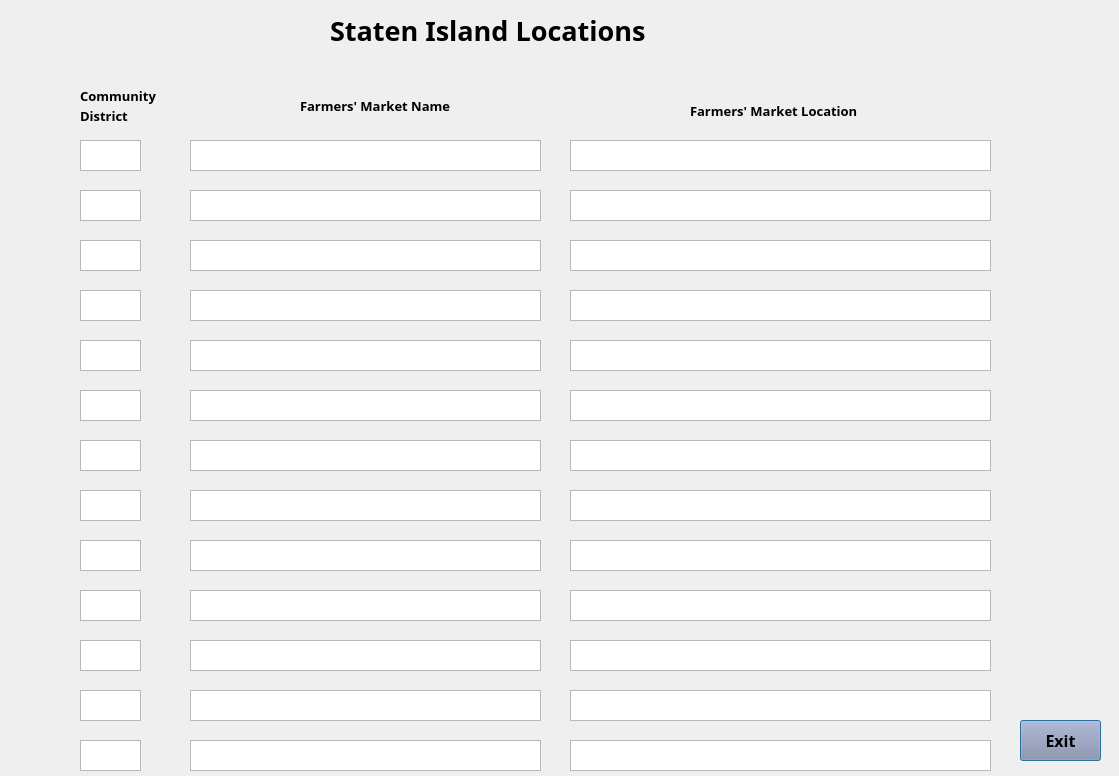
<?xml version="1.0" encoding="UTF-8"?>
<ui version="4.0">
 <class>StatenIsland</class>
 <widget class="QDialog" name="StatenIsland">
  <property name="geometry">
   <rect>
    <x>0</x>
    <y>0</y>
    <width>1119</width>
    <height>776</height>
   </rect>
  </property>
  <property name="windowTitle">
   <string>Dialog</string>
  </property>
  <widget class="QTextBrowser" name="DisText8">
   <property name="geometry">
    <rect>
     <x>80</x>
     <y>490</y>
     <width>61</width>
     <height>31</height>
    </rect>
   </property>
   <property name="styleSheet">
    <string notr="true">font: 10pt &quot;Rockwell&quot;;</string>
   </property>
  </widget>
  <widget class="QTextBrowser" name="LocText11">
   <property name="geometry">
    <rect>
     <x>570</x>
     <y>640</y>
     <width>421</width>
     <height>31</height>
    </rect>
   </property>
   <property name="styleSheet">
    <string notr="true">font: 9pt &quot;Rockwell&quot;;</string>
   </property>
  </widget>
  <widget class="QTextBrowser" name="NameText13">
   <property name="geometry">
    <rect>
     <x>190</x>
     <y>740</y>
     <width>351</width>
     <height>31</height>
    </rect>
   </property>
   <property name="styleSheet">
    <string notr="true">font: 9pt &quot;Rockwell&quot;;</string>
   </property>
  </widget>
  <widget class="QLabel" name="label">
   <property name="geometry">
    <rect>
     <x>330</x>
     <y>0</y>
     <width>391</width>
     <height>61</height>
    </rect>
   </property>
   <property name="font">
    <font>
     <family>Rockwell</family>
     <pointsize>20</pointsize>
     <weight>75</weight>
     <bold>true</bold>
    </font>
   </property>
   <property name="text">
    <string>Staten Island Locations</string>
   </property>
  </widget>
  <widget class="QTextBrowser" name="NameText6">
   <property name="geometry">
    <rect>
     <x>190</x>
     <y>390</y>
     <width>351</width>
     <height>31</height>
    </rect>
   </property>
   <property name="styleSheet">
    <string notr="true">font: 9pt &quot;Rockwell&quot;;</string>
   </property>
  </widget>
  <widget class="QTextBrowser" name="NameText8">
   <property name="geometry">
    <rect>
     <x>190</x>
     <y>490</y>
     <width>351</width>
     <height>31</height>
    </rect>
   </property>
   <property name="styleSheet">
    <string notr="true">font: 9pt &quot;Rockwell&quot;;</string>
   </property>
  </widget>
  <widget class="QTextBrowser" name="NameText3">
   <property name="geometry">
    <rect>
     <x>190</x>
     <y>240</y>
     <width>351</width>
     <height>31</height>
    </rect>
   </property>
   <property name="styleSheet">
    <string notr="true">font: 9pt &quot;Rockwell&quot;;</string>
   </property>
  </widget>
  <widget class="QTextBrowser" name="DisText10">
   <property name="geometry">
    <rect>
     <x>80</x>
     <y>590</y>
     <width>61</width>
     <height>31</height>
    </rect>
   </property>
   <property name="styleSheet">
    <string notr="true">font: 10pt &quot;Rockwell&quot;;</string>
   </property>
  </widget>
  <widget class="QTextBrowser" name="NameText7">
   <property name="geometry">
    <rect>
     <x>190</x>
     <y>440</y>
     <width>351</width>
     <height>31</height>
    </rect>
   </property>
   <property name="styleSheet">
    <string notr="true">font: 9pt &quot;Rockwell&quot;;</string>
   </property>
  </widget>
  <widget class="QTextBrowser" name="LocText5">
   <property name="geometry">
    <rect>
     <x>570</x>
     <y>340</y>
     <width>421</width>
     <height>31</height>
    </rect>
   </property>
   <property name="styleSheet">
    <string notr="true">font: 9pt &quot;Rockwell&quot;;</string>
   </property>
  </widget>
  <widget class="QTextBrowser" name="DisText1">
   <property name="geometry">
    <rect>
     <x>80</x>
     <y>140</y>
     <width>61</width>
     <height>31</height>
    </rect>
   </property>
   <property name="styleSheet">
    <string notr="true">font: 10pt &quot;Rockwell&quot;;</string>
   </property>
  </widget>
  <widget class="QTextBrowser" name="DisText4">
   <property name="geometry">
    <rect>
     <x>80</x>
     <y>290</y>
     <width>61</width>
     <height>31</height>
    </rect>
   </property>
   <property name="styleSheet">
    <string notr="true">font: 10pt &quot;Rockwell&quot;;</string>
   </property>
  </widget>
  <widget class="QTextBrowser" name="NameText12">
   <property name="geometry">
    <rect>
     <x>190</x>
     <y>690</y>
     <width>351</width>
     <height>31</height>
    </rect>
   </property>
   <property name="styleSheet">
    <string notr="true">font: 9pt &quot;Rockwell&quot;;</string>
   </property>
  </widget>
  <widget class="QTextBrowser" name="NameText4">
   <property name="geometry">
    <rect>
     <x>190</x>
     <y>290</y>
     <width>351</width>
     <height>31</height>
    </rect>
   </property>
   <property name="styleSheet">
    <string notr="true">font: 9pt &quot;Rockwell&quot;;</string>
   </property>
  </widget>
  <widget class="QTextBrowser" name="DisText7">
   <property name="geometry">
    <rect>
     <x>80</x>
     <y>440</y>
     <width>61</width>
     <height>31</height>
    </rect>
   </property>
   <property name="styleSheet">
    <string notr="true">font: 10pt &quot;Rockwell&quot;;</string>
   </property>
  </widget>
  <widget class="QTextBrowser" name="LocText8">
   <property name="geometry">
    <rect>
     <x>570</x>
     <y>490</y>
     <width>421</width>
     <height>31</height>
    </rect>
   </property>
   <property name="styleSheet">
    <string notr="true">font: 9pt &quot;Rockwell&quot;;</string>
   </property>
  </widget>
  <widget class="QTextBrowser" name="LocText1">
   <property name="geometry">
    <rect>
     <x>570</x>
     <y>140</y>
     <width>421</width>
     <height>31</height>
    </rect>
   </property>
   <property name="styleSheet">
    <string notr="true">font: 9pt &quot;Rockwell&quot;;</string>
   </property>
  </widget>
  <widget class="QTextBrowser" name="LocText10">
   <property name="geometry">
    <rect>
     <x>570</x>
     <y>590</y>
     <width>421</width>
     <height>31</height>
    </rect>
   </property>
   <property name="styleSheet">
    <string notr="true">font: 9pt &quot;Rockwell&quot;;</string>
   </property>
  </widget>
  <widget class="QTextBrowser" name="LocText6">
   <property name="geometry">
    <rect>
     <x>570</x>
     <y>390</y>
     <width>421</width>
     <height>31</height>
    </rect>
   </property>
   <property name="styleSheet">
    <string notr="true">font: 9pt &quot;Rockwell&quot;;</string>
   </property>
  </widget>
  <widget class="QTextBrowser" name="NameText1">
   <property name="geometry">
    <rect>
     <x>190</x>
     <y>140</y>
     <width>351</width>
     <height>31</height>
    </rect>
   </property>
   <property name="styleSheet">
    <string notr="true">font: 9pt &quot;Rockwell&quot;;</string>
   </property>
  </widget>
  <widget class="QTextBrowser" name="DisText9">
   <property name="geometry">
    <rect>
     <x>80</x>
     <y>540</y>
     <width>61</width>
     <height>31</height>
    </rect>
   </property>
   <property name="styleSheet">
    <string notr="true">font: 10pt &quot;Rockwell&quot;;</string>
   </property>
  </widget>
  <widget class="QTextBrowser" name="DisText2">
   <property name="geometry">
    <rect>
     <x>80</x>
     <y>190</y>
     <width>61</width>
     <height>31</height>
    </rect>
   </property>
   <property name="styleSheet">
    <string notr="true">font: 10pt &quot;Rockwell&quot;;</string>
   </property>
  </widget>
  <widget class="QTextBrowser" name="LocText9">
   <property name="geometry">
    <rect>
     <x>570</x>
     <y>540</y>
     <width>421</width>
     <height>31</height>
    </rect>
   </property>
   <property name="styleSheet">
    <string notr="true">font: 9pt &quot;Rockwell&quot;;</string>
   </property>
  </widget>
  <widget class="QTextBrowser" name="LocText7">
   <property name="geometry">
    <rect>
     <x>570</x>
     <y>440</y>
     <width>421</width>
     <height>31</height>
    </rect>
   </property>
   <property name="styleSheet">
    <string notr="true">font: 9pt &quot;Rockwell&quot;;</string>
   </property>
  </widget>
  <widget class="QTextBrowser" name="NameText5">
   <property name="geometry">
    <rect>
     <x>190</x>
     <y>340</y>
     <width>351</width>
     <height>31</height>
    </rect>
   </property>
   <property name="styleSheet">
    <string notr="true">font: 9pt &quot;Rockwell&quot;;</string>
   </property>
  </widget>
  <widget class="QTextBrowser" name="LocText4">
   <property name="geometry">
    <rect>
     <x>570</x>
     <y>290</y>
     <width>421</width>
     <height>31</height>
    </rect>
   </property>
   <property name="styleSheet">
    <string notr="true">font: 9pt &quot;Rockwell&quot;;</string>
   </property>
  </widget>
  <widget class="QTextBrowser" name="DisText12">
   <property name="geometry">
    <rect>
     <x>80</x>
     <y>690</y>
     <width>61</width>
     <height>31</height>
    </rect>
   </property>
   <property name="styleSheet">
    <string notr="true">font: 10pt &quot;Rockwell&quot;;</string>
   </property>
  </widget>
  <widget class="QTextBrowser" name="LocText3">
   <property name="geometry">
    <rect>
     <x>570</x>
     <y>240</y>
     <width>421</width>
     <height>31</height>
    </rect>
   </property>
   <property name="styleSheet">
    <string notr="true">font: 9pt &quot;Rockwell&quot;;</string>
   </property>
  </widget>
  <widget class="QTextBrowser" name="DisText11">
   <property name="geometry">
    <rect>
     <x>80</x>
     <y>640</y>
     <width>61</width>
     <height>31</height>
    </rect>
   </property>
   <property name="styleSheet">
    <string notr="true">font: 10pt &quot;Rockwell&quot;;</string>
   </property>
  </widget>
  <widget class="QTextBrowser" name="DisText13">
   <property name="geometry">
    <rect>
     <x>80</x>
     <y>740</y>
     <width>61</width>
     <height>31</height>
    </rect>
   </property>
   <property name="styleSheet">
    <string notr="true">font: 10pt &quot;Rockwell&quot;;</string>
   </property>
  </widget>
  <widget class="QTextBrowser" name="NameText10">
   <property name="geometry">
    <rect>
     <x>190</x>
     <y>590</y>
     <width>351</width>
     <height>31</height>
    </rect>
   </property>
   <property name="styleSheet">
    <string notr="true">font: 9pt &quot;Rockwell&quot;;</string>
   </property>
  </widget>
  <widget class="QTextBrowser" name="NameText9">
   <property name="geometry">
    <rect>
     <x>190</x>
     <y>540</y>
     <width>351</width>
     <height>31</height>
    </rect>
   </property>
   <property name="styleSheet">
    <string notr="true">font: 9pt &quot;Rockwell&quot;;</string>
   </property>
  </widget>
  <widget class="QTextBrowser" name="NameText11">
   <property name="geometry">
    <rect>
     <x>190</x>
     <y>640</y>
     <width>351</width>
     <height>31</height>
    </rect>
   </property>
   <property name="styleSheet">
    <string notr="true">font: 9pt &quot;Rockwell&quot;;</string>
   </property>
  </widget>
  <widget class="QTextBrowser" name="LocText2">
   <property name="geometry">
    <rect>
     <x>570</x>
     <y>190</y>
     <width>421</width>
     <height>31</height>
    </rect>
   </property>
   <property name="styleSheet">
    <string notr="true">font: 9pt &quot;Rockwell&quot;;</string>
   </property>
  </widget>
  <widget class="QTextBrowser" name="DisText6">
   <property name="geometry">
    <rect>
     <x>80</x>
     <y>390</y>
     <width>61</width>
     <height>31</height>
    </rect>
   </property>
   <property name="styleSheet">
    <string notr="true">font: 10pt &quot;Rockwell&quot;;</string>
   </property>
  </widget>
  <widget class="QTextBrowser" name="DisText5">
   <property name="geometry">
    <rect>
     <x>80</x>
     <y>340</y>
     <width>61</width>
     <height>31</height>
    </rect>
   </property>
   <property name="styleSheet">
    <string notr="true">font: 10pt &quot;Rockwell&quot;;</string>
   </property>
  </widget>
  <widget class="QTextBrowser" name="LocText13">
   <property name="geometry">
    <rect>
     <x>570</x>
     <y>740</y>
     <width>421</width>
     <height>31</height>
    </rect>
   </property>
   <property name="styleSheet">
    <string notr="true">font: 9pt &quot;Rockwell&quot;;</string>
   </property>
  </widget>
  <widget class="QTextBrowser" name="DisText3">
   <property name="geometry">
    <rect>
     <x>80</x>
     <y>240</y>
     <width>61</width>
     <height>31</height>
    </rect>
   </property>
   <property name="styleSheet">
    <string notr="true">font: 10pt &quot;Rockwell&quot;;</string>
   </property>
  </widget>
  <widget class="QTextBrowser" name="LocText12">
   <property name="geometry">
    <rect>
     <x>570</x>
     <y>690</y>
     <width>421</width>
     <height>31</height>
    </rect>
   </property>
   <property name="styleSheet">
    <string notr="true">font: 9pt &quot;Rockwell&quot;;</string>
   </property>
  </widget>
  <widget class="QTextBrowser" name="NameText2">
   <property name="geometry">
    <rect>
     <x>190</x>
     <y>190</y>
     <width>351</width>
     <height>31</height>
    </rect>
   </property>
   <property name="styleSheet">
    <string notr="true">font: 9pt &quot;Rockwell&quot;;</string>
   </property>
  </widget>
  <widget class="QLabel" name="label_3">
   <property name="geometry">
    <rect>
     <x>300</x>
     <y>80</y>
     <width>211</width>
     <height>51</height>
    </rect>
   </property>
   <property name="font">
    <font>
     <family>Rockwell</family>
     <pointsize>10</pointsize>
     <weight>75</weight>
     <bold>true</bold>
    </font>
   </property>
   <property name="text">
    <string>Farmers' Market Name</string>
   </property>
  </widget>
  <widget class="QLabel" name="label_4">
   <property name="geometry">
    <rect>
     <x>690</x>
     <y>90</y>
     <width>231</width>
     <height>41</height>
    </rect>
   </property>
   <property name="font">
    <font>
     <family>Rockwell</family>
     <pointsize>10</pointsize>
     <weight>75</weight>
     <bold>true</bold>
    </font>
   </property>
   <property name="text">
    <string>Farmers' Market Location</string>
   </property>
  </widget>
  <widget class="QLabel" name="label_5">
   <property name="geometry">
    <rect>
     <x>80</x>
     <y>100</y>
     <width>111</width>
     <height>31</height>
    </rect>
   </property>
   <property name="font">
    <font>
     <family>Rockwell</family>
     <pointsize>10</pointsize>
     <weight>75</weight>
     <bold>true</bold>
    </font>
   </property>
   <property name="text">
    <string>District</string>
   </property>
  </widget>
  <widget class="QLabel" name="label_2">
   <property name="geometry">
    <rect>
     <x>80</x>
     <y>80</y>
     <width>111</width>
     <height>31</height>
    </rect>
   </property>
   <property name="font">
    <font>
     <family>Rockwell</family>
     <pointsize>10</pointsize>
     <weight>75</weight>
     <bold>true</bold>
    </font>
   </property>
   <property name="text">
    <string>Community</string>
   </property>
  </widget>
  <widget class="QPushButton" name="pushButton_2">
   <property name="geometry">
    <rect>
     <x>1020</x>
     <y>720</y>
     <width>81</width>
     <height>41</height>
    </rect>
   </property>
   <property name="font">
    <font>
     <family>Rockwell</family>
     <pointsize>12</pointsize>
     <weight>75</weight>
     <bold>true</bold>
    </font>
   </property>
   <property name="styleSheet">
    <string notr="true">background-color: rgb(146, 144, 170);</string>
   </property>
   <property name="text">
    <string>Exit</string>
   </property>
  </widget>
 </widget>
 <resources/>
 <connections/>
</ui>
